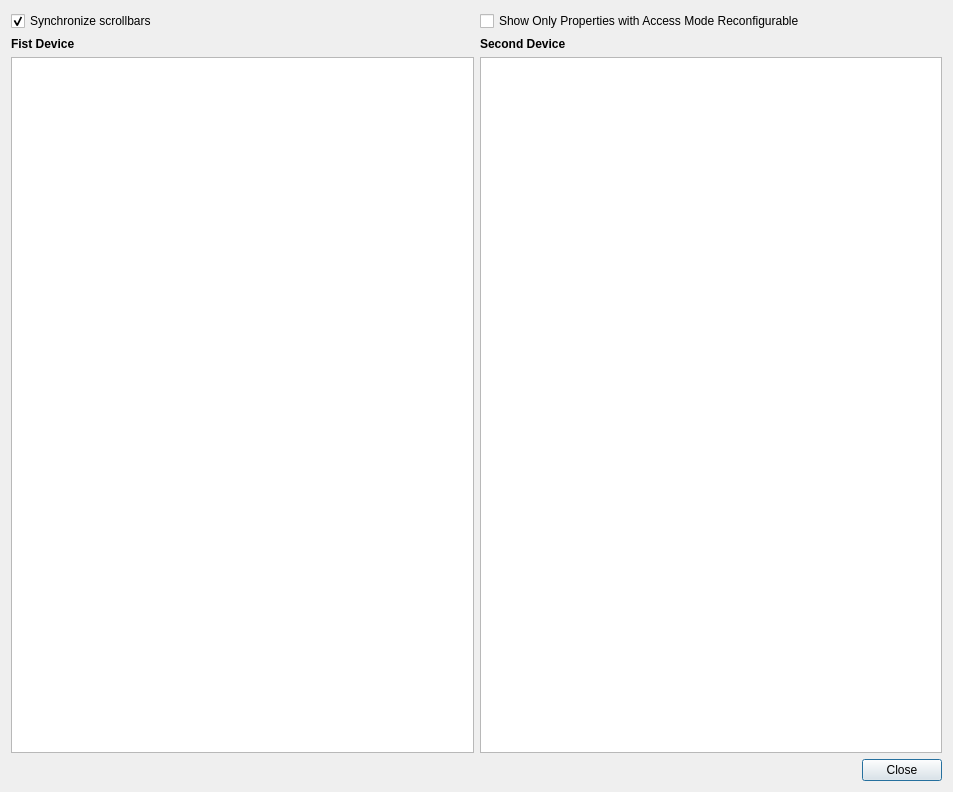
<?xml version="1.0" encoding="UTF-8"?>
<ui version="4.0">
 <class>Dialog</class>
 <widget class="QDialog" name="Dialog">
  <property name="geometry">
   <rect>
    <x>0</x>
    <y>0</y>
    <width>953</width>
    <height>792</height>
   </rect>
  </property>
  <property name="windowTitle">
   <string>Compare Device Configurations</string>
  </property>
  <layout class="QVBoxLayout" name="verticalLayout_3">
   <item>
    <layout class="QHBoxLayout" name="horizontalLayout">
     <item>
      <widget class="QCheckBox" name="ui_synchronize_bars">
       <property name="text">
        <string>Synchronize scrollbars</string>
       </property>
       <property name="checked">
        <bool>true</bool>
       </property>
      </widget>
     </item>
     <item>
      <widget class="QCheckBox" name="ui_show_only_reconfigurable">
       <property name="text">
        <string>Show Only Properties with Access Mode Reconfigurable</string>
       </property>
      </widget>
     </item>
    </layout>
   </item>
   <item>
    <layout class="QHBoxLayout" name="horizontalLayout_2">
     <item>
      <layout class="QVBoxLayout" name="verticalLayout">
       <item>
        <widget class="QLabel" name="reference_device">
         <property name="font">
          <font>
           <weight>75</weight>
           <bold>true</bold>
          </font>
         </property>
         <property name="text">
          <string>Fist Device</string>
         </property>
        </widget>
       </item>
       <item>
        <widget class="QTextEdit" name="reference_device_config">
         <property name="sizePolicy">
          <sizepolicy hsizetype="MinimumExpanding" vsizetype="MinimumExpanding">
           <horstretch>0</horstretch>
           <verstretch>0</verstretch>
          </sizepolicy>
         </property>
         <property name="minimumSize">
          <size>
           <width>100</width>
           <height>0</height>
          </size>
         </property>
         <property name="readOnly">
          <bool>true</bool>
         </property>
        </widget>
       </item>
      </layout>
     </item>
     <item>
      <layout class="QVBoxLayout" name="verticalLayout_2">
       <item>
        <widget class="QLabel" name="target_device">
         <property name="font">
          <font>
           <weight>75</weight>
           <bold>true</bold>
          </font>
         </property>
         <property name="text">
          <string>Second Device</string>
         </property>
        </widget>
       </item>
       <item>
        <widget class="QTextEdit" name="target_device_config">
         <property name="sizePolicy">
          <sizepolicy hsizetype="MinimumExpanding" vsizetype="MinimumExpanding">
           <horstretch>0</horstretch>
           <verstretch>0</verstretch>
          </sizepolicy>
         </property>
         <property name="minimumSize">
          <size>
           <width>100</width>
           <height>0</height>
          </size>
         </property>
         <property name="readOnly">
          <bool>true</bool>
         </property>
        </widget>
       </item>
      </layout>
     </item>
    </layout>
   </item>
   <item>
    <widget class="QDialogButtonBox" name="buttonBox">
     <property name="orientation">
      <enum>Qt::Horizontal</enum>
     </property>
     <property name="standardButtons">
      <set>QDialogButtonBox::Close</set>
     </property>
    </widget>
   </item>
  </layout>
 </widget>
 <resources/>
 <connections>
  <connection>
   <sender>buttonBox</sender>
   <signal>accepted()</signal>
   <receiver>Dialog</receiver>
   <slot>accept()</slot>
   <hints>
    <hint type="sourcelabel">
     <x>248</x>
     <y>254</y>
    </hint>
    <hint type="destinationlabel">
     <x>157</x>
     <y>274</y>
    </hint>
   </hints>
  </connection>
  <connection>
   <sender>buttonBox</sender>
   <signal>rejected()</signal>
   <receiver>Dialog</receiver>
   <slot>reject()</slot>
   <hints>
    <hint type="sourcelabel">
     <x>316</x>
     <y>260</y>
    </hint>
    <hint type="destinationlabel">
     <x>286</x>
     <y>274</y>
    </hint>
   </hints>
  </connection>
 </connections>
</ui>
